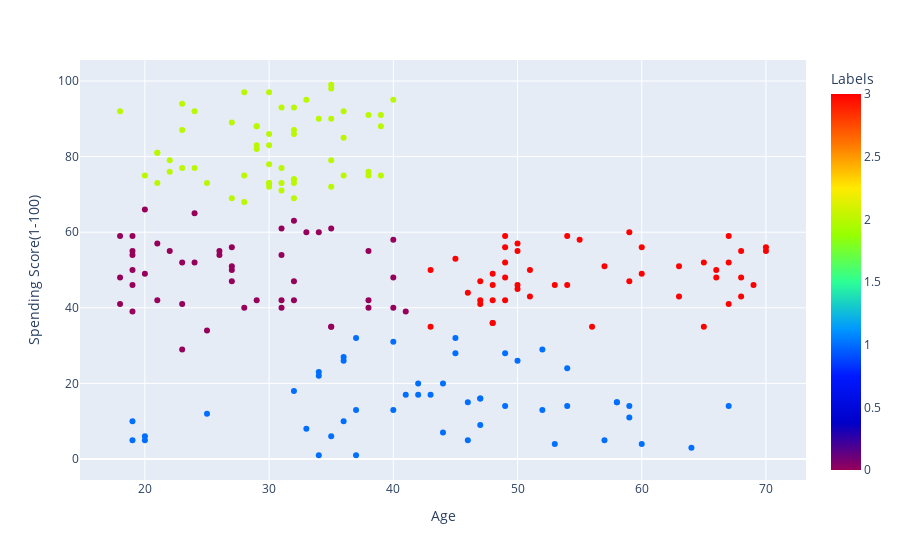

The code cell stored with this chart in its notebook:
### Code cell
px.scatter(
    df_result, 
    x = "Age", 
    y = "Spending Score(1-100)", 
    color = "Labels", 
    color_continuous_scale = "rainbow"
)

### Figure 1 — Plotly figure (JSON) as saved in the notebook; plotly's stock layout.template omitted (floating-point values rounded to 4 significant figures; data arrays with more than 128 entries replaced by an {"elided": "..."} marker saying what was removed)
{"data": [{"hovertemplate": "Age=%{x}<br>Spending Score(1-100)=%{y}<br>Labels=%{marker.color}<extra></extra>", "legendgroup": "", "marker": {"color": {"elided": "200 int values"}, "coloraxis": "coloraxis", "symbol": "circle"}, "mode": "markers", "name": "", "orientation": "v", "showlegend": false, "type": "scatter", "x": {"elided": "200 int values"}, "xaxis": "x", "y": {"elided": "200 int values"}, "yaxis": "y"}], "layout": {"autosize": true, "coloraxis": {"colorbar": {"title": {"text": "Labels"}}, "colorscale": [[0, "rgb(150,0,90)"], [0.125, "rgb(0,0,200)"], [0.25, "rgb(0,25,255)"], [0.375, "rgb(0,152,255)"], [0.5, "rgb(44,255,150)"], [0.625, "rgb(151,255,0)"], [0.75, "rgb(255,234,0)"], [0.875, "rgb(255,111,0)"], [1, "rgb(255,0,0)"]]}, "legend": {"tracegroupgap": 0}, "margin": {"t": 60}, "xaxis": {"anchor": "y", "autorange": true, "domain": [0, 1], "range": [14.86, 73.14], "title": {"text": "Age"}, "type": "linear"}, "yaxis": {"anchor": "x", "autorange": true, "domain": [0, 1], "range": [-6.588, 106.6], "title": {"text": "Spending Score(1-100)"}, "type": "linear"}}}
